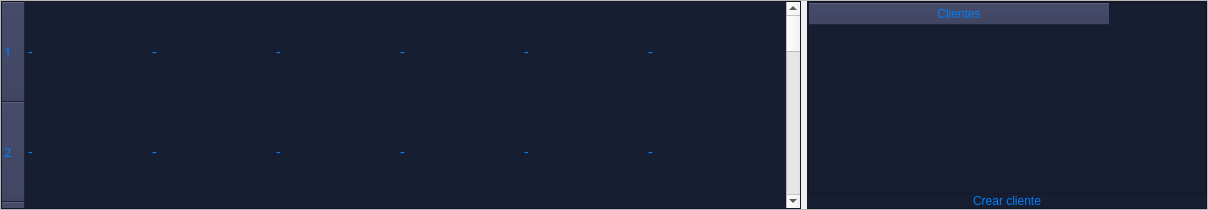
                  <widget class="QFrame" name="frame_27">
                   <property name="minimumSize">
                    <size>
                     <width>0</width>
                     <height>0</height>
                    </size>
                   </property>
                   <property name="styleSheet">
                    <string notr="true"/>
                   </property>
                   <property name="frameShape">
                    <enum>QFrame::StyledPanel</enum>
                   </property>
                   <property name="frameShadow">
                    <enum>QFrame::Raised</enum>
                   </property>
                   <layout class="QHBoxLayout" name="horizontalLayout_14">
                    <property name="leftMargin">
                     <number>0</number>
                    </property>
                    <property name="topMargin">
                     <number>0</number>
                    </property>
                    <property name="rightMargin">
                     <number>0</number>
                    </property>
                    <property name="bottomMargin">
                     <number>0</number>
                    </property>
                    <item>
                     <widget class="QTableWidget" name="tabla_int">
                      <property name="enabled">
                       <bool>true</bool>
                      </property>
                      <property name="minimumSize">
                       <size>
                        <width>800</width>
                        <height>192</height>
                       </size>
                      </property>
                      <property name="font">
                       <font>
                        <family>Gadugi</family>
                        <pointsize>10</pointsize>
                        <weight>9</weight>
                        <italic>false</italic>
                        <bold>false</bold>
                       </font>
                      </property>
                      <property name="layoutDirection">
                       <enum>Qt::LeftToRight</enum>
                      </property>
                      <property name="autoFillBackground">
                       <bool>false</bool>
                      </property>
                      <property name="styleSheet">
                       <string notr="true">QHeaderView
{
Fondo: transparente; 
background-color: rgb(24, 30, 50);
border-top-left-radius:20p;
color: rgb(0,126,249);
font: 77 10pt &quot;Gadugi&quot;;
}

QHeaderView:hover
{
background-color: rgb(46, 51, 84);
border-top-left-radius:20p;
}
QHeaderView:section
{
background-color: rgb(46, 51, 84);
border-top-left-radius:20p;
padding: 2px;
font-size:11 pt;

}
QTableWidget{
background-color: rgb(24, 30, 50);
gridline-color: rgb(24, 30, 50);
font-size: 11pt;
border-top-left-radius:20p;
color: rgb(0,126,249);
font: 77 10pt &quot;Gadugi&quot;;
}
QTableWidgetQTableCornerButton::section{
background-color: rgb(46, 51, 84);
border: 1px solid rgb(0,126,249);
}
QTableView QTableCornerButton::section {
background-color: rgb(46, 51, 84);
border: 1px solid rgb(0, 126, 249);
}</string>
                      </property>
                      <property name="autoScroll">
                       <bool>true</bool>
                      </property>
                      <property name="autoScrollMargin">
                       <number>16</number>
                      </property>
                      <property name="editTriggers">
                       <set>QAbstractItemView::NoEditTriggers</set>
                      </property>
                      <property name="dragEnabled">
                       <bool>false</bool>
                      </property>
                      <property name="showGrid">
                       <bool>true</bool>
                      </property>
                      <property name="sortingEnabled">
                       <bool>false</bool>
                      </property>
                      <property name="wordWrap">
                       <bool>true</bool>
                      </property>
                      <property name="cornerButtonEnabled">
                       <bool>true</bool>
                      </property>
                      <attribute name="horizontalHeaderVisible">
                       <bool>false</bool>
                      </attribute>
                      <attribute name="horizontalHeaderCascadingSectionResizes">
                       <bool>true</bool>
                      </attribute>
                      <attribute name="horizontalHeaderMinimumSectionSize">
                       <number>20</number>
                      </attribute>
                      <attribute name="horizontalHeaderDefaultSectionSize">
                       <number>124</number>
                      </attribute>
                      <attribute name="horizontalHeaderHighlightSections">
                       <bool>true</bool>
                      </attribute>
                      <attribute name="horizontalHeaderShowSortIndicator" stdset="0">
                       <bool>false</bool>
                      </attribute>
                      <attribute name="horizontalHeaderStretchLastSection">
                       <bool>false</bool>
                      </attribute>
                      <attribute name="verticalHeaderCascadingSectionResizes">
                       <bool>false</bool>
                      </attribute>
                      <attribute name="verticalHeaderMinimumSectionSize">
                       <number>100</number>
                      </attribute>
                      <attribute name="verticalHeaderDefaultSectionSize">
                       <number>100</number>
                      </attribute>
                      <attribute name="verticalHeaderHighlightSections">
                       <bool>true</bool>
                      </attribute>
                      <attribute name="verticalHeaderShowSortIndicator" stdset="0">
                       <bool>false</bool>
                      </attribute>
                      <row>
                       <property name="text">
                        <string>1</string>
                       </property>
                      </row>
                      <row>
                       <property name="text">
                        <string>2</string>
                       </property>
                      </row>
                      <row>
                       <property name="text">
                        <string>3</string>
                       </property>
                      </row>
                      <row>
                       <property name="text">
                        <string>4</string>
                       </property>
                      </row>
                      <row>
                       <property name="text">
                        <string>5</string>
                       </property>
                      </row>
                      <row>
                       <property name="text">
                        <string>6</string>
                       </property>
                      </row>
                      <row>
                       <property name="text">
                        <string>7</string>
                       </property>
                      </row>
                      <row>
                       <property name="text">
                        <string>8</string>
                       </property>
                      </row>
                      <row>
                       <property name="text">
                        <string>9</string>
                       </property>
                      </row>
                      <row>
                       <property name="text">
                        <string>10</string>
                       </property>
                      </row>
                      <column>
                       <property name="text">
                        <string>Codigo</string>
                       </property>
                      </column>
                      <column>
                       <property name="text">
                        <string>Nombre Producto                        </string>
                       </property>
                       <property name="textAlignment">
                        <set>AlignLeading|AlignVCenter</set>
                       </property>
                      </column>
                      <column>
                       <property name="text">
                        <string>Laboratorio</string>
                       </property>
                      </column>
                      <column>
                       <property name="text">
                        <string>Cantidad</string>
                       </property>
                      </column>
                      <column>
                       <property name="text">
                        <string>P.Unitario</string>
                       </property>
                      </column>
                      <column>
                       <property name="text">
                        <string>Monto Total</string>
                       </property>
                      </column>
                      <item row="0" column="0">
                       <property name="text">
                        <string>-</string>
                       </property>
                       <property name="flags">
                        <set>ItemIsSelectable|ItemIsDragEnabled|ItemIsEnabled</set>
                       </property>
                      </item>
                      <item row="0" column="1">
                       <property name="text">
                        <string>-</string>
                       </property>
                      </item>
                      <item row="0" column="2">
                       <property name="text">
                        <string>-</string>
                       </property>
                      </item>
                      <item row="0" column="3">
                       <property name="text">
                        <string>-</string>
                       </property>
                      </item>
                      <item row="0" column="4">
                       <property name="text">
                        <string>-</string>
                       </property>
                      </item>
                      <item row="0" column="5">
                       <property name="text">
                        <string>-</string>
                       </property>
                      </item>
                      <item row="1" column="0">
                       <property name="text">
                        <string>-</string>
                       </property>
                      </item>
                      <item row="1" column="1">
                       <property name="text">
                        <string>-</string>
                       </property>
                      </item>
                      <item row="1" column="2">
                       <property name="text">
                        <string>-</string>
                       </property>
                      </item>
                      <item row="1" column="3">
                       <property name="text">
                        <string>-</string>
                       </property>
                      </item>
                      <item row="1" column="4">
                       <property name="text">
                        <string>-</string>
                       </property>
                      </item>
                      <item row="1" column="5">
                       <property name="text">
                        <string>-</string>
                       </property>
                      </item>
                      <item row="2" column="0">
                       <property name="text">
                        <string>-</string>
                       </property>
                      </item>
                      <item row="2" column="1">
                       <property name="text">
                        <string>-</string>
                       </property>
                      </item>
                      <item row="2" column="2">
                       <property name="text">
                        <string>-</string>
                       </property>
                      </item>
                      <item row="2" column="3">
                       <property name="text">
                        <string>-</string>
                       </property>
                      </item>
                      <item row="2" column="4">
                       <property name="text">
                        <string>-</string>
                       </property>
                      </item>
                      <item row="2" column="5">
                       <property name="text">
                        <string>-</string>
                       </property>
                      </item>
                      <item row="3" column="0">
                       <property name="text">
                        <string>-</string>
                       </property>
                      </item>
                      <item row="3" column="1">
                       <property name="text">
                        <string>-</string>
                       </property>
                      </item>
                      <item row="3" column="2">
                       <property name="text">
                        <string>-</string>
                       </property>
                      </item>
                      <item row="3" column="3">
                       <property name="text">
                        <string>-</string>
                       </property>
                      </item>
                      <item row="3" column="4">
                       <property name="text">
                        <string>-</string>
                       </property>
                      </item>
                      <item row="3" column="5">
                       <property name="text">
                        <string>-</string>
                       </property>
                      </item>
                      <item row="4" column="0">
                       <property name="text">
                        <string>-</string>
                       </property>
                      </item>
                      <item row="4" column="1">
                       <property name="text">
                        <string>-</string>
                       </property>
                      </item>
                      <item row="4" column="2">
                       <property name="text">
                        <string>-</string>
                       </property>
                      </item>
                      <item row="4" column="3">
                       <property name="text">
                        <string>-</string>
                       </property>
                      </item>
                      <item row="4" column="4">
                       <property name="text">
                        <string>-</string>
                       </property>
                      </item>
                      <item row="4" column="5">
                       <property name="text">
                        <string>-</string>
                       </property>
                      </item>
                      <item row="5" column="0">
                       <property name="text">
                        <string>-</string>
                       </property>
                      </item>
                      <item row="5" column="1">
                       <property name="text">
                        <string>-</string>
                       </property>
                      </item>
                      <item row="5" column="2">
                       <property name="text">
                        <string>-</string>
                       </property>
                      </item>
                      <item row="5" column="3">
                       <property name="text">
                        <string>-</string>
                       </property>
                      </item>
                      <item row="5" column="4">
                       <property name="text">
                        <string>-</string>
                       </property>
                      </item>
                      <item row="5" column="5">
                       <property name="text">
                        <string>-</string>
                       </property>
                      </item>
                      <item row="6" column="0">
                       <property name="text">
                        <string>-</string>
                       </property>
                      </item>
                      <item row="6" column="1">
                       <property name="text">
                        <string>-</string>
                       </property>
                      </item>
                      <item row="6" column="2">
                       <property name="text">
                        <string>-</string>
                       </property>
                      </item>
                      <item row="6" column="3">
                       <property name="text">
                        <string>-</string>
                       </property>
                      </item>
                      <item row="6" column="4">
                       <property name="text">
                        <string>-</string>
                       </property>
                      </item>
                      <item row="6" column="5">
                       <property name="text">
                        <string>-</string>
                       </property>
                      </item>
                      <item row="7" column="0">
                       <property name="text">
                        <string>-</string>
                       </property>
                      </item>
                      <item row="7" column="1">
                       <property name="text">
                        <string>-</string>
                       </property>
                      </item>
                      <item row="7" column="2">
                       <property name="text">
                        <string>-</string>
                       </property>
                      </item>
                      <item row="7" column="3">
                       <property name="text">
                        <string>-</string>
                       </property>
                      </item>
                      <item row="7" column="4">
                       <property name="text">
                        <string>-</string>
                       </property>
                      </item>
                      <item row="7" column="5">
                       <property name="text">
                        <string>-</string>
                       </property>
                      </item>
                      <item row="8" column="0">
                       <property name="text">
                        <string>-</string>
                       </property>
                      </item>
                      <item row="8" column="1">
                       <property name="text">
                        <string>-</string>
                       </property>
                      </item>
                      <item row="8" column="2">
                       <property name="text">
                        <string>-</string>
                       </property>
                      </item>
                      <item row="8" column="3">
                       <property name="text">
                        <string>-</string>
                       </property>
                      </item>
                      <item row="8" column="4">
                       <property name="text">
                        <string>-</string>
                       </property>
                      </item>
                      <item row="8" column="5">
                       <property name="text">
                        <string>-</string>
                       </property>
                      </item>
                      <item row="9" column="0">
                       <property name="text">
                        <string>-</string>
                       </property>
                      </item>
                      <item row="9" column="1">
                       <property name="text">
                        <string>-</string>
                       </property>
                      </item>
                      <item row="9" column="2">
                       <property name="text">
                        <string>-</string>
                       </property>
                      </item>
                      <item row="9" column="3">
                       <property name="text">
                        <string>-</string>
                       </property>
                      </item>
                      <item row="9" column="4">
                       <property name="text">
                        <string>-</string>
                       </property>
                      </item>
                      <item row="9" column="5">
                       <property name="text">
                        <string>-</string>
                       </property>
                      </item>
                     </widget>
                    </item>
                    <item>
                     <widget class="QFrame" name="frame_34">
                      <property name="minimumSize">
                       <size>
                        <width>400</width>
                        <height>0</height>
                       </size>
                      </property>
                      <property name="styleSheet">
                       <string notr="true">QPushButton{
border-top-left-radius:20p;
color: rgb(0,126,249);
font: 77 10pt &quot;Gadugi&quot;;

border-radius: 5px;


}

QPushButton:hover{

background-color: qlineargradient(spread:pad, x1:0, y1:0.505682, x2:1, y2:0.477, stop:0 rgba(11, 131, 120, 219), stop:1 rgba(85, 98, 112, 226));


}
QFrame{
background-color: rgb(24, 30, 50);
}
QLabel{
color: rgb(0,126,249);
}
QLineEdit{
font: 77 10pt &quot;Gadugi&quot;;
color: rgb(158, 161, 178);
border-radius: 5px;

}</string>
                      </property>
                      <property name="frameShape">
                       <enum>QFrame::StyledPanel</enum>
                      </property>
                      <property name="frameShadow">
                       <enum>QFrame::Raised</enum>
                      </property>
                      <layout class="QVBoxLayout" name="verticalLayout_22">
                       <property name="spacing">
                        <number>0</number>
                       </property>
                       <property name="leftMargin">
                        <number>0</number>
                       </property>
                       <property name="topMargin">
                        <number>0</number>
                       </property>
                       <property name="rightMargin">
                        <number>0</number>
                       </property>
                       <property name="bottomMargin">
                        <number>0</number>
                       </property>
                       <item>
                        <widget class="QTableWidget" name="tabla_cliente_v">
                         <property name="styleSheet">
                          <string notr="true">QHeaderView
{
Fondo: transparente; 
background-color: rgb(24, 30, 50);
border-top-left-radius:20p;
color: rgb(0,126,249);
font: 77 10pt &quot;Gadugi&quot;;
}

QHeaderView:hover
{
background-color: rgb(46, 51, 84);
border-top-left-radius:20p;
}
QHeaderView:section
{
background-color: rgb(46, 51, 84);
border-top-left-radius:20p;
padding: 2px;
font-size:11 pt;

}
QTableWidget{
background-color: rgb(24, 30, 50);
gridline-color: rgb(24, 30, 50);
font-size: 11pt;
border-top-left-radius:20p;
color: rgb(0,126,249);
font: 77 10pt &quot;Gadugi&quot;;
}
QTableWidgetQTableCornerButton::section{
background-color: rgb(46, 51, 84);
border: 1px solid rgb(0,126,249);
}
QTableView QTableCornerButton::section {
background-color: rgb(46, 51, 84);
border: 1px solid rgb(0, 126, 249);
}</string>
                         </property>
                         <attribute name="horizontalHeaderDefaultSectionSize">
                          <number>300</number>
                         </attribute>
                         <column>
                          <property name="text">
                           <string>Clientes</string>
                          </property>
                         </column>
                        </widget>
                       </item>
                       <item>
                        <widget class="QPushButton" name="btn_crear_cliente_v">
                         <property name="text">
                          <string>Crear cliente</string>
                         </property>
                        </widget>
                       </item>
                      </layout>
                     </widget>
                    </item>
                   </layout>
                  </widget>
